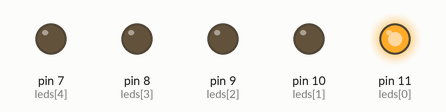
The sketch below on a simulated Arduino Uno, built with avr-gcc and run on an emulated ATmega328P. Shown: output pins drawn as LEDs (lit = HIGH).

Above: at 0.4 s.
At 2.1 s:
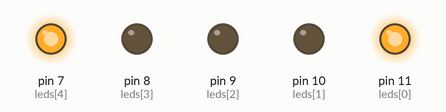
At 5.2 s:
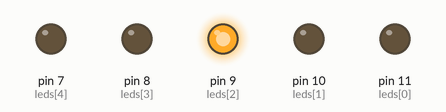
At 7.6 s:
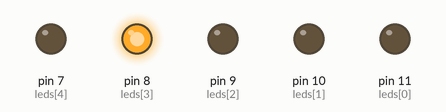
At 10.0 s:
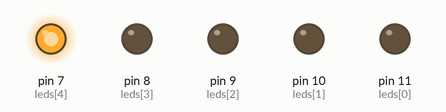
At 14.8 s:
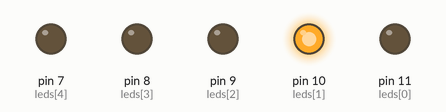
Timing chart, 0 to 15.6 s (numbered marks = the images above):
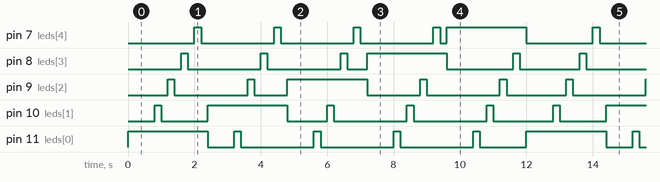

Measured:
- by itself, pin 7 (leds[4]): repeats every 12.0 s: 3 × (LOW 2.2 s, HIGH 0.20 s), LOW 0.20 s, HIGH 2.4 s, LOW 2.0 s, HIGH 0.20 s
- by itself, pin 11 (leds[0]): repeats every 12.0 s: LOW 0.80 s, 3 × (HIGH 0.20 s, LOW 2.2 s), HIGH 0.20 s, LOW 1.4 s, HIGH 2.4 s
- by itself, pin 8 (leds[3]): repeats every 12.0 s: 2 × (LOW 2.2 s, HIGH 0.20 s), LOW 0.60 s, HIGH 2.4 s, LOW 2.0 s, HIGH 0.20 s, LOW 1.8 s, HIGH 0.20 s
- by itself, pin 10 (leds[1]): repeats every 12.0 s: LOW 1.4 s, HIGH 2.4 s, LOW 1.2 s, 2 × (HIGH 0.20 s, LOW 2.2 s), HIGH 0.20 s, LOW 1.8 s, HIGH 0.20 s

The sketch:

efeitos.ino
```cpp
/**
 *  Programa Efeitos com 5 LEDS
 *
 *  Nome: João Pedro Iacillo Soares
 *  Turma: 3151
 *  Data: 26/03/2022
 */

/*** Variáveis e Constantes ***/

const int leds[] = { 11, 10, 9, 8, 7 };

const int effect1Delay_1 = 800;
const int effect1Delay_2 = 200;

const int ledsLength = sizeof(leds) / sizeof(int);

int i;

/*** Configurações ***/

/**
 * Função de configuração do Arduino.
 */
void setup() {
  for (i = 0; i < ledsLength; i++)
    pinMode(leds[i], OUTPUT);
}

/*** Funções ***/

/**
 * Pisca um LED.
 *
 * @param led O LED para piscar.
 * @param delayTime O tempo de delay entre cada alteração de estado.
 */
void blinkLed(int led, int delayTime) {
  digitalWrite(led, HIGH);
  delay(delayTime);
  digitalWrite(led, LOW);
  delay(delayTime);
}

/*** Efeito ***/

/**
 * Executa o efeito 1.
 *
 * Mantendo um led sempre aceso, ele vai piscando
 */
void efeito1() {
  for (i = 0; i < 5; i++) {
    digitalWrite(leds[i], HIGH);
    delay(effect1Delay_1);

    for (int j = 0; j < 5; j++) {
      if (i == j) continue;
      blinkLed(leds[j], effect1Delay_2);
    }

    digitalWrite(leds[i], LOW);
  }
}

/*** Programa ***/

/**
 * O loop principal do programa.
 */
void loop() {
  efeito1();
}
```
